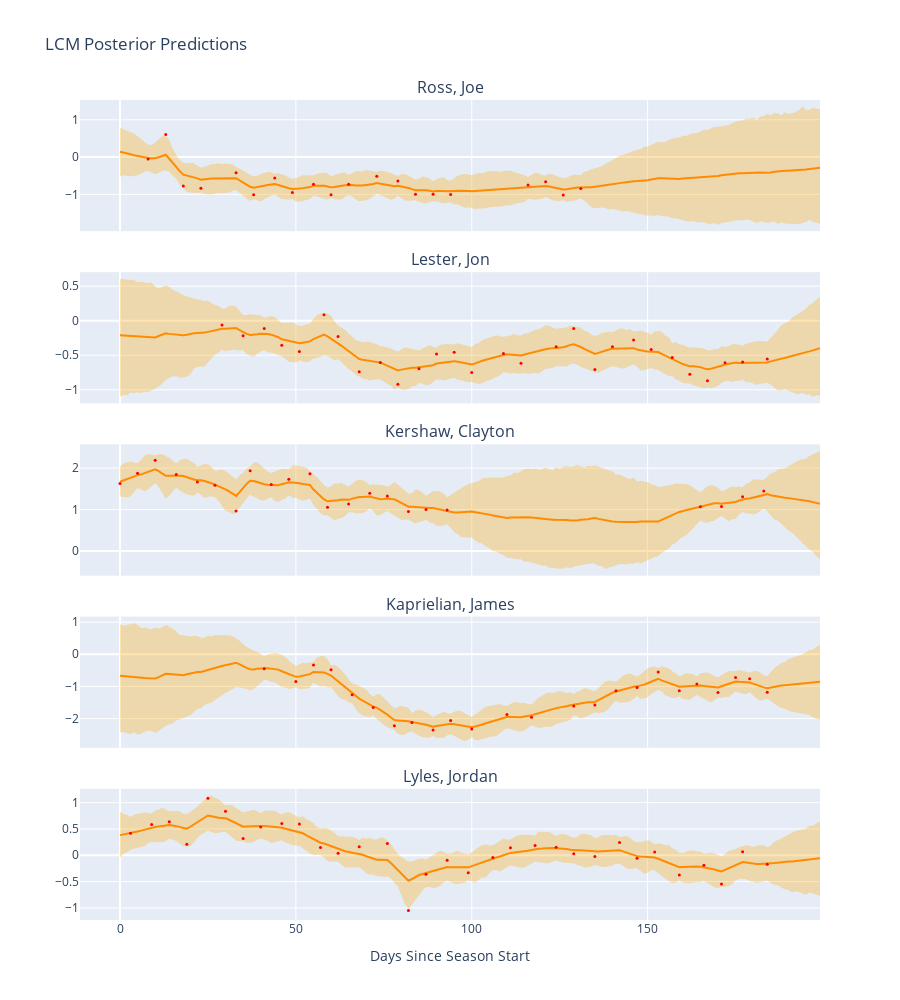

The notebook cell saved with this chart:
### Markdown cell above
### Visualizing LCM Multi-Output Predictions

Just as we did for the ICM, let's visualize the LCM posterior predictions for each pitcher to compare how the multi-timescale model captures the data:

### Code cell
fig = make_subplots(
    rows=5, cols=1,
    subplot_titles=top_pitchers,
    vertical_spacing=0.05,
    shared_xaxes=True
)

for i, pitcher in enumerate(top_pitchers):
    # Extract predictions for this output
    f_pred_i = ppc_lcm.posterior_predictive["f_pred"].isel(
        f_pred_dim_0=slice(i*n_test, (i+1)*n_test)
    )
    
    mean = f_pred_i.mean(dim=["chain", "draw"]).values
    lower = np.percentile(f_pred_i.values, 2.5, axis=(0,1))
    upper = np.percentile(f_pred_i.values, 97.5, axis=(0,1))
    
    # HDI band
    fig.add_trace(go.Scatter(
        x=time_test, y=upper, line=dict(width=0),
        showlegend=False, hoverinfo='skip'
    ), row=i+1, col=1)
    
    fig.add_trace(go.Scatter(
        x=time_test, y=lower, fill='tonexty',
        line=dict(width=0), showlegend=False,
        fillcolor='rgba(255,165,0,0.3)'  # Orange shade to distinguish from ICM
    ), row=i+1, col=1)
    
    # Mean
    fig.add_trace(go.Scatter(
        x=time_test, y=mean, mode='lines',
        line=dict(color='darkorange', width=2),
        showlegend=False
    ), row=i+1, col=1)
    
    # Training data
    pitcher_data = df_train.filter(pl.col("pitcher_name") == pitcher)
    fig.add_trace(go.Scatter(
        x=pitcher_data["game_date_idx"].to_list(),
        y=pitcher_data["avg_spin_rate_std"].to_list(),
        mode='markers',
        marker=dict(color='red', size=3),
        showlegend=False
    ), row=i+1, col=1)

fig.update_xaxes(title_text="Days Since Season Start", row=5, col=1)
fig.update_layout(height=1000, title_text="LCM Posterior Predictions")
fig.show()

### Figure 1 — Plotly figure (JSON) as saved in the notebook; plotly's stock layout.template omitted (floating-point values rounded to 4 significant figures; data arrays with more than 128 entries replaced by an {"elided": "..."} marker saying what was removed)
{"data": [{"hoverinfo": "skip", "line": {"width": 0}, "showlegend": false, "type": "scatter", "x": {"elided": "200 float values"}, "xaxis": "x", "y": {"elided": "200 float values"}, "yaxis": "y"}, {"fill": "tonexty", "fillcolor": "rgba(255,165,0,0.3)", "line": {"width": 0}, "showlegend": false, "type": "scatter", "x": {"elided": "200 float values"}, "xaxis": "x", "y": {"elided": "200 float values"}, "yaxis": "y"}, {"line": {"color": "darkorange", "width": 2}, "mode": "lines", "showlegend": false, "type": "scatter", "x": {"elided": "200 float values"}, "xaxis": "x", "y": {"elided": "200 float values"}, "yaxis": "y"}, {"marker": {"color": "red", "size": 3}, "mode": "markers", "showlegend": false, "type": "scatter", "x": [8, 13, 18, 23, 33, 38, 44, 49, 55, 60, 65, 73, 79, 84, 89, 94, 116, 121, 126, 131], "xaxis": "x", "y": [-0.05187, 0.603, -0.7791, -0.8372, -0.4188, -1.007, -0.5609, -0.9531, -0.7298, -1.007, -0.7283, -0.5153, -0.6444, -0.9973, -0.995, -1.006, -0.7501, -0.663, -1.015, -0.8439], "yaxis": "y"}, {"hoverinfo": "skip", "line": {"width": 0}, "showlegend": false, "type": "scatter", "x": {"elided": "200 float values"}, "xaxis": "x2", "y": {"elided": "200 float values"}, "yaxis": "y2"}, {"fill": "tonexty", "fillcolor": "rgba(255,165,0,0.3)", "line": {"width": 0}, "showlegend": false, "type": "scatter", "x": {"elided": "200 float values"}, "xaxis": "x2", "y": {"elided": "200 float values"}, "yaxis": "y2"}, {"line": {"color": "darkorange", "width": 2}, "mode": "lines", "showlegend": false, "type": "scatter", "x": {"elided": "200 float values"}, "xaxis": "x2", "y": {"elided": "200 float values"}, "yaxis": "y2"}, {"marker": {"color": "red", "size": 3}, "mode": "markers", "showlegend": false, "type": "scatter", "x": [29, 35, 41, 46, 51, 58, 62, 68, 74, 79, 85, 90, 95, 100, 109, 114, 124, 129, 135, 140, 146, 151, 157, 162, 167, 172, 177, 184], "xaxis": "x2", "y": [-0.06227, -0.2163, -0.114, -0.3547, -0.4473, 0.08752, -0.2271, -0.7401, -0.6034, -0.9193, -0.6964, -0.4828, -0.4577, -0.7485, -0.4737, -0.6166, -0.3782, -0.1132, -0.7067, -0.3764, -0.2791, -0.4174, -0.5318, -0.7767, -0.8681, -0.6092, -0.5987, -0.5532], "yaxis": "y2"}, {"hoverinfo": "skip", "line": {"width": 0}, "showlegend": false, "type": "scatter", "x": {"elided": "200 float values"}, "xaxis": "x3", "y": {"elided": "200 float values"}, "yaxis": "y3"}, {"fill": "tonexty", "fillcolor": "rgba(255,165,0,0.3)", "line": {"width": 0}, "showlegend": false, "type": "scatter", "x": {"elided": "200 float values"}, "xaxis": "x3", "y": {"elided": "200 float values"}, "yaxis": "y3"}, {"line": {"color": "darkorange", "width": 2}, "mode": "lines", "showlegend": false, "type": "scatter", "x": {"elided": "200 float values"}, "xaxis": "x3", "y": {"elided": "200 float values"}, "yaxis": "y3"}, {"marker": {"color": "red", "size": 3}, "mode": "markers", "showlegend": false, "type": "scatter", "x": [0, 5, 10, 16, 22, 27, 33, 37, 43, 48, 54, 59, 65, 71, 76, 82, 87, 93, 165, 171, 177, 183], "xaxis": "x3", "y": [1.629, 1.877, 2.187, 1.847, 1.663, 1.588, 0.968, 1.939, 1.607, 1.731, 1.864, 1.054, 1.135, 1.392, 1.328, 0.9539, 0.9993, 0.9926, 1.068, 1.076, 1.308, 1.447], "yaxis": "y3"}, {"hoverinfo": "skip", "line": {"width": 0}, "showlegend": false, "type": "scatter", "x": {"elided": "200 float values"}, "xaxis": "x4", "y": {"elided": "200 float values"}, "yaxis": "y4"}, {"fill": "tonexty", "fillcolor": "rgba(255,165,0,0.3)", "line": {"width": 0}, "showlegend": false, "type": "scatter", "x": {"elided": "200 float values"}, "xaxis": "x4", "y": {"elided": "200 float values"}, "yaxis": "y4"}, {"line": {"color": "darkorange", "width": 2}, "mode": "lines", "showlegend": false, "type": "scatter", "x": {"elided": "200 float values"}, "xaxis": "x4", "y": {"elided": "200 float values"}, "yaxis": "y4"}, {"marker": {"color": "red", "size": 3}, "mode": "markers", "showlegend": false, "type": "scatter", "x": [41, 50, 55, 60, 66, 72, 78, 83, 89, 94, 100, 110, 117, 129, 135, 141, 147, 153, 159, 164, 170, 175, 179, 184], "xaxis": "x4", "y": [-0.453, -0.8482, -0.3303, -0.4847, -1.261, -1.655, -2.221, -2.121, -2.354, -2.057, -2.325, -1.869, -1.954, -1.609, -1.576, -1.134, -1.034, -0.5522, -1.133, -0.9274, -1.19, -0.7226, -0.7631, -1.178], "yaxis": "y4"}, {"hoverinfo": "skip", "line": {"width": 0}, "showlegend": false, "type": "scatter", "x": {"elided": "200 float values"}, "xaxis": "x5", "y": {"elided": "200 float values"}, "yaxis": "y5"}, {"fill": "tonexty", "fillcolor": "rgba(255,165,0,0.3)", "line": {"width": 0}, "showlegend": false, "type": "scatter", "x": {"elided": "200 float values"}, "xaxis": "x5", "y": {"elided": "200 float values"}, "yaxis": "y5"}, {"line": {"color": "darkorange", "width": 2}, "mode": "lines", "showlegend": false, "type": "scatter", "x": {"elided": "200 float values"}, "xaxis": "x5", "y": {"elided": "200 float values"}, "yaxis": "y5"}, {"marker": {"color": "red", "size": 3}, "mode": "markers", "showlegend": false, "type": "scatter", "x": [3, 9, 14, 19, 25, 30, 35, 40, 46, 51, 57, 62, 68, 76, 82, 87, 93, 99, 106, 111, 118, 124, 129, 135, 142, 147, 152, 159, 166, 171, 177, 184], "xaxis": "x5", "y": [0.4179, 0.5834, 0.6372, 0.2094, 1.081, 0.8341, 0.3204, 0.5366, 0.6019, 0.5921, 0.1477, 0.03603, 0.1633, 0.2249, -1.049, -0.3607, -0.09405, -0.3307, -0.04167, 0.1422, 0.1874, 0.1519, 0.02765, -0.02546, 0.2433, -0.05689, 0.05978, -0.373, -0.1922, -0.5457, 0.06603, -0.1711], "yaxis": "y5"}], "layout": {"annotations": [{"font": {"size": 16}, "showarrow": false, "text": "Ross, Joe", "x": 0.5, "xanchor": "center", "xref": "paper", "y": 1, "yanchor": "bottom", "yref": "paper"}, {"font": {"size": 16}, "showarrow": false, "text": "Lester, Jon", "x": 0.5, "xanchor": "center", "xref": "paper", "y": 0.79, "yanchor": "bottom", "yref": "paper"}, {"font": {"size": 16}, "showarrow": false, "text": "Kershaw, Clayton", "x": 0.5, "xanchor": "center", "xref": "paper", "y": 0.58, "yanchor": "bottom", "yref": "paper"}, {"font": {"size": 16}, "showarrow": false, "text": "Kaprielian, James", "x": 0.5, "xanchor": "center", "xref": "paper", "y": 0.37, "yanchor": "bottom", "yref": "paper"}, {"font": {"size": 16}, "showarrow": false, "text": "Lyles, Jordan", "x": 0.5, "xanchor": "center", "xref": "paper", "y": 0.16, "yanchor": "bottom", "yref": "paper"}], "height": 1000, "title": {"text": "LCM Posterior Predictions"}, "xaxis": {"anchor": "y", "domain": [0, 1], "matches": "x5", "showticklabels": false}, "xaxis2": {"anchor": "y2", "domain": [0, 1], "matches": "x5", "showticklabels": false}, "xaxis3": {"anchor": "y3", "domain": [0, 1], "matches": "x5", "showticklabels": false}, "xaxis4": {"anchor": "y4", "domain": [0, 1], "matches": "x5", "showticklabels": false}, "xaxis5": {"anchor": "y5", "domain": [0, 1], "title": {"text": "Days Since Season Start"}}, "yaxis": {"anchor": "x", "domain": [0.84, 1]}, "yaxis2": {"anchor": "x2", "domain": [0.63, 0.79]}, "yaxis3": {"anchor": "x3", "domain": [0.42, 0.58]}, "yaxis4": {"anchor": "x4", "domain": [0.21, 0.37]}, "yaxis5": {"anchor": "x5", "domain": [0, 0.16]}}}
